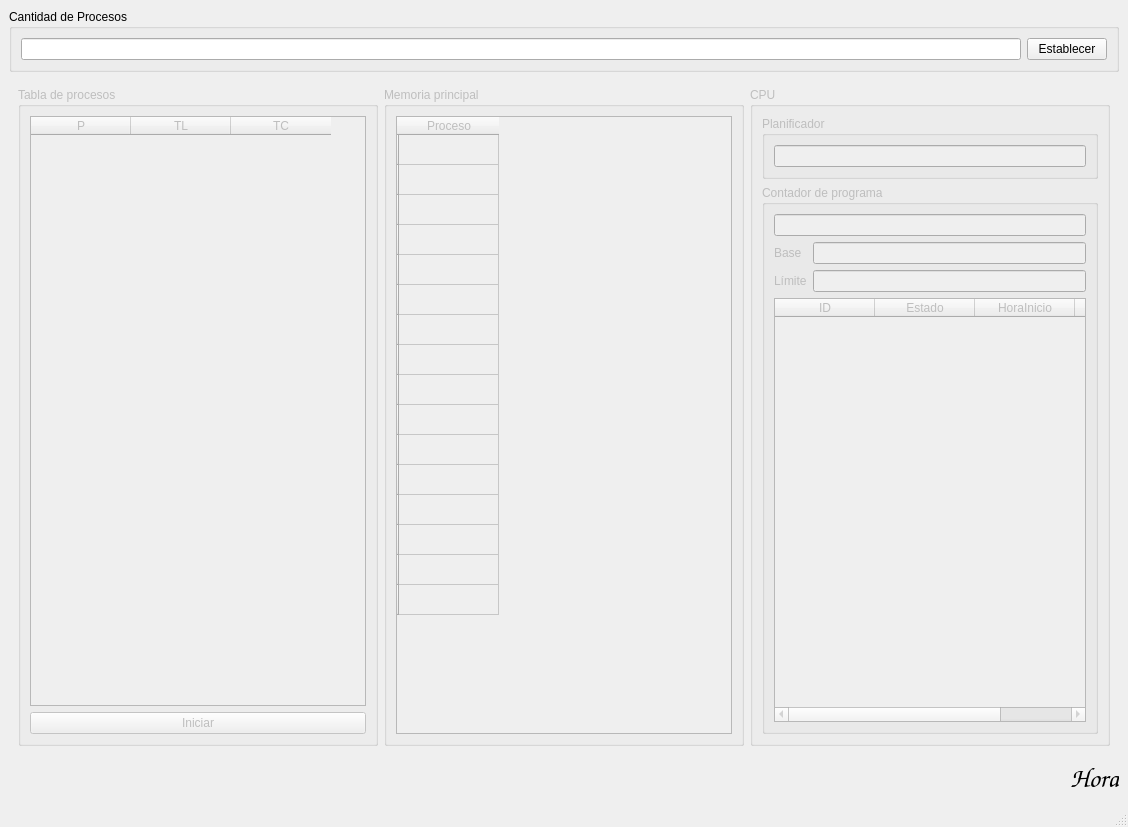
<?xml version="1.0" encoding="UTF-8"?>
<ui version="4.0">
 <class>MainWindow</class>
 <widget class="QMainWindow" name="MainWindow">
  <property name="geometry">
   <rect>
    <x>0</x>
    <y>0</y>
    <width>1128</width>
    <height>827</height>
   </rect>
  </property>
  <property name="windowTitle">
   <string>MainWindow</string>
  </property>
  <property name="styleSheet">
   <string notr="true">font: italic 20pt &quot;Comic Sans MS&quot;;</string>
  </property>
  <widget class="QWidget" name="centralwidget">
   <layout class="QVBoxLayout" name="verticalLayout">
    <item>
     <widget class="QGroupBox" name="groupCantidadP">
      <property name="title">
       <string>Cantidad de Procesos</string>
      </property>
      <layout class="QHBoxLayout" name="horizontalLayout">
       <item>
        <widget class="QLineEdit" name="inputCantidadP"/>
       </item>
       <item>
        <widget class="QPushButton" name="botonEstablecer">
         <property name="text">
          <string>Establecer</string>
         </property>
        </widget>
       </item>
      </layout>
     </widget>
    </item>
    <item>
     <widget class="QWidget" name="widget" native="true">
      <property name="enabled">
       <bool>false</bool>
      </property>
      <layout class="QGridLayout" name="gridLayout">
       <item row="0" column="0">
        <widget class="QGroupBox" name="groupBox_2">
         <property name="title">
          <string>Tabla de procesos</string>
         </property>
         <layout class="QGridLayout" name="gridLayout_2">
          <item row="0" column="0">
           <widget class="QTableWidget" name="tablaProcesos">
            <column>
             <property name="text">
              <string>P</string>
             </property>
            </column>
            <column>
             <property name="text">
              <string>TL</string>
             </property>
            </column>
            <column>
             <property name="text">
              <string>TC</string>
             </property>
            </column>
           </widget>
          </item>
          <item row="1" column="0">
           <widget class="QPushButton" name="pushButtonIniciar">
            <property name="text">
             <string>Iniciar</string>
            </property>
           </widget>
          </item>
         </layout>
        </widget>
       </item>
       <item row="0" column="2">
        <widget class="QGroupBox" name="groupBox_4">
         <property name="title">
          <string>CPU</string>
         </property>
         <layout class="QGridLayout" name="gridLayout_4">
          <item row="0" column="0">
           <widget class="QGroupBox" name="groupBox_5">
            <property name="title">
             <string>Planificador</string>
            </property>
            <layout class="QGridLayout" name="gridLayout_5">
             <item row="0" column="0">
              <widget class="QLineEdit" name="lineEditPlanificador">
               <property name="alignment">
                <set>Qt::AlignCenter</set>
               </property>
              </widget>
             </item>
            </layout>
           </widget>
          </item>
          <item row="1" column="0">
           <widget class="QGroupBox" name="groupBox_6">
            <property name="title">
             <string>Contador de programa</string>
            </property>
            <layout class="QGridLayout" name="gridLayout_6">
             <item row="0" column="0" colspan="2">
              <widget class="QLineEdit" name="lineEditContadorP">
               <property name="alignment">
                <set>Qt::AlignCenter</set>
               </property>
              </widget>
             </item>
             <item row="3" column="0" colspan="2">
              <widget class="QTableWidget" name="tablaResultados">
               <column>
                <property name="text">
                 <string>ID</string>
                </property>
               </column>
               <column>
                <property name="text">
                 <string>Estado</string>
                </property>
               </column>
               <column>
                <property name="text">
                 <string>HoraInicio</string>
                </property>
               </column>
               <column>
                <property name="text">
                 <string>HoraFin</string>
                </property>
               </column>
              </widget>
             </item>
             <item row="1" column="0">
              <widget class="QLabel" name="label">
               <property name="text">
                <string>Base</string>
               </property>
              </widget>
             </item>
             <item row="1" column="1">
              <widget class="QLineEdit" name="lineEditBase">
               <property name="alignment">
                <set>Qt::AlignCenter</set>
               </property>
              </widget>
             </item>
             <item row="2" column="0">
              <widget class="QLabel" name="label_2">
               <property name="text">
                <string>Límite</string>
               </property>
              </widget>
             </item>
             <item row="2" column="1">
              <widget class="QLineEdit" name="lineEditLimite">
               <property name="alignment">
                <set>Qt::AlignCenter</set>
               </property>
              </widget>
             </item>
            </layout>
           </widget>
          </item>
         </layout>
        </widget>
       </item>
       <item row="0" column="1">
        <widget class="QGroupBox" name="groupBox_3">
         <property name="title">
          <string>Memoria principal</string>
         </property>
         <layout class="QGridLayout" name="gridLayout_3">
          <item row="0" column="0">
           <widget class="QTableWidget" name="tablaMemoria">
            <row>
             <property name="text">
              <string/>
             </property>
            </row>
            <row>
             <property name="text">
              <string/>
             </property>
            </row>
            <row>
             <property name="text">
              <string/>
             </property>
            </row>
            <row>
             <property name="text">
              <string/>
             </property>
            </row>
            <row>
             <property name="text">
              <string/>
             </property>
            </row>
            <row>
             <property name="text">
              <string/>
             </property>
            </row>
            <row>
             <property name="text">
              <string/>
             </property>
            </row>
            <row>
             <property name="text">
              <string/>
             </property>
            </row>
            <row>
             <property name="text">
              <string/>
             </property>
            </row>
            <row>
             <property name="text">
              <string/>
             </property>
            </row>
            <row>
             <property name="text">
              <string/>
             </property>
            </row>
            <row>
             <property name="text">
              <string/>
             </property>
            </row>
            <row>
             <property name="text">
              <string/>
             </property>
            </row>
            <row>
             <property name="text">
              <string/>
             </property>
            </row>
            <row>
             <property name="text">
              <string/>
             </property>
            </row>
            <row>
             <property name="text">
              <string/>
             </property>
            </row>
            <column>
             <property name="text">
              <string>Proceso</string>
             </property>
            </column>
           </widget>
          </item>
         </layout>
        </widget>
       </item>
      </layout>
     </widget>
    </item>
    <item>
     <widget class="QLabel" name="lblHora">
      <property name="font">
       <font>
        <family>Comic Sans MS</family>
        <pointsize>20</pointsize>
        <weight>50</weight>
        <italic>true</italic>
        <bold>false</bold>
       </font>
      </property>
      <property name="text">
       <string>Hora</string>
      </property>
      <property name="alignment">
       <set>Qt::AlignRight|Qt::AlignTrailing|Qt::AlignVCenter</set>
      </property>
     </widget>
    </item>
   </layout>
  </widget>
  <widget class="QStatusBar" name="statusbar"/>
 </widget>
 <resources/>
 <connections/>
</ui>
